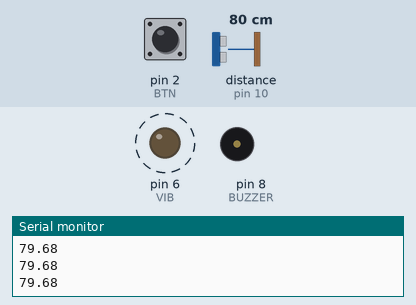
Simulated run of this sketch. Board: Arduino Uno, built with avr-gcc and run on an emulated ATmega328P. Parts: output pins drawn as LEDs (lit = HIGH), buzzer (waves = sounding), the last lines printed to the serial monitor. Wiring (inferred from the names in the program): ultrasonic range finder: trigger pin 9; echo pin 10. Dashed ring = blinking. The test bench sets the inputs (shaded band); at power-on: distance to the obstacle (sensor on pin 10) 80 cm, pin 2 (BTN) HIGH. The echo pulse lasts 58.3 µs per cm; pins used as bus, display or sensor lines are not drawn.

Above: at 1.2 s.
1.3 s: distance to the obstacle (sensor on pin 10) set to 55 cm
4.3 s: distance to the obstacle (sensor on pin 10) set to 46 cm
At 4.7 s:
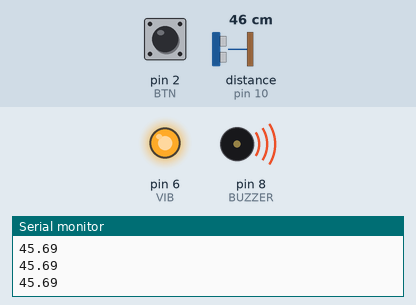
5.8 s: pin 2 (BTN) pulled LOW for 0.15 s
At 5.9 s:
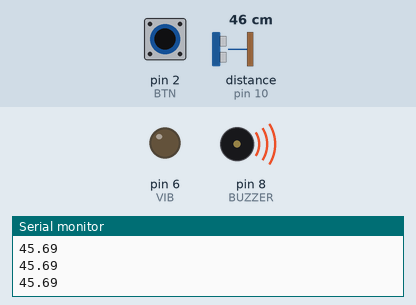
7.5 s: pin 2 (BTN) pulled LOW for 3.2 s
At 11.5 s:
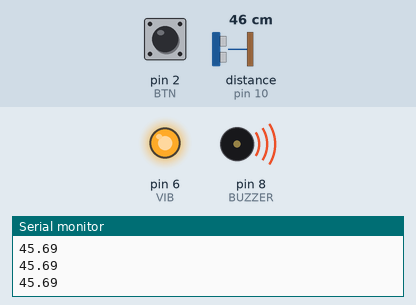
12.2 s: distance to the obstacle (sensor on pin 10) set to 4 cm
13.7 s: distance to the obstacle (sensor on pin 10) set to 2 cm
At 14.1 s:
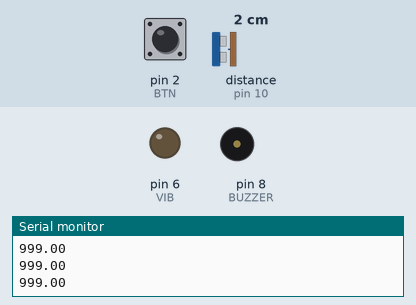
Timing chart, 0 to 16.2 s (numbered marks = the images above; inputs shaded):
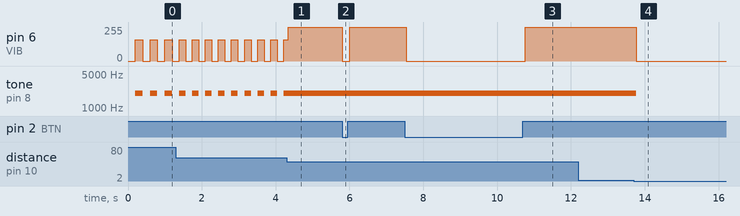

Measured:
- the behaviour switches between 51 and 50 cm on distance to the obstacle (sensor on pin 10) (found by bisection; images 0 and 1)
- the behaviour switches between 3 and 2 cm on distance to the obstacle (sensor on pin 10) (found by bisection; images 3 and 4)
- after the input at 4.3 s, tone on pin 8 (BUZZER): stops changing and stays 2000 Hz
- after the input at 5.8 s, pin 6 (VIB): 255/255 → 0/255 at once, → 255/255 0.20 s later
- after the input at 7.5 s, pin 6 (VIB): 255/255 → 0/255 at once, → 255/255 3.2 s later
- after the input at 13.7 s, pin 6 (VIB): 255/255 → 0/255 after 0.07 s; tone on pin 8 (BUZZER): 2000 Hz → silent after 0.07 s
- by itself, pin 6 (VIB): alternates 160/255 for 0.18 s and 0/255 for 0.18 s
- by itself, tone on pin 8 (BUZZER): alternates 2000 Hz for 0.18 s and silent for 0.18 s

The sketch:

SmartBlindStick.ino
```cpp
/*
  Smart Blind Stick  (Arduino Nano/Uno + HC-SR04 + buzzer + vibration motor)

  Distance zones:
    > 150 cm : silent
    100-150  : slow beeps
    50-100   : fast beeps
    < 50 cm  : continuous tone + strong vibration
  A median filter over 5 readings removes ultrasonic spikes.
  Optional "find my stick" button: press to sound the buzzer.
*/

// ---------- Pins ----------
const uint8_t TRIG   = 9;
const uint8_t ECHO   = 10;
const uint8_t BUZZER = 8;     // active or passive buzzer
const uint8_t VIB    = 6;     // vibration motor via NPN transistor (PWM pin)
const uint8_t BTN    = 2;     // optional locate button to GND

// ---------- Distance thresholds (cm) ----------
const float NEAR_CM = 50;
const float MID_CM  = 100;
const float FAR_CM  = 150;

const unsigned int TONE_HZ = 2000;

// Single ultrasonic reading in cm, or -1 if no echo
float readCm() {
  digitalWrite(TRIG, LOW);  delayMicroseconds(2);
  digitalWrite(TRIG, HIGH); delayMicroseconds(10);
  digitalWrite(TRIG, LOW);
  unsigned long us = pulseIn(ECHO, HIGH, 25000UL);   // ~4 m timeout
  if (us == 0) return -1;
  return us * 0.0343f / 2.0f;
}

// Median of 5 valid readings; returns 999 if nothing detected
float distanceCm() {
  float v[5];
  uint8_t n = 0;
  for (uint8_t i = 0; i < 5; i++) {
    float d = readCm();
    if (d > 2 && d < 400) v[n++] = d;
    delay(8);
  }
  if (n == 0) return 999;
  for (uint8_t i = 1; i < n; i++) {                  // insertion sort
    float key = v[i]; int j = i - 1;
    while (j >= 0 && v[j] > key) { v[j + 1] = v[j]; j--; }
    v[j + 1] = key;
  }
  return v[n / 2];
}

void alertOff() { noTone(BUZZER); analogWrite(VIB, 0); }
void alertOn(uint8_t vibStrength) { tone(BUZZER, TONE_HZ); analogWrite(VIB, vibStrength); }

void setup() {
  pinMode(TRIG, OUTPUT);
  pinMode(ECHO, INPUT);
  pinMode(BUZZER, OUTPUT);
  pinMode(VIB, OUTPUT);
  pinMode(BTN, INPUT_PULLUP);
  alertOff();
  Serial.begin(9600);
}

void loop() {
  static unsigned long lastToggle = 0;
  static bool beepOn = false;

  // Locate button overrides everything while held
  if (digitalRead(BTN) == LOW) {
    alertOn(0);
    return;
  }

  float d = distanceCm();
  Serial.println(d);

  if (d <= NEAR_CM) {
    alertOn(255);                         // continuous
    beepOn = true;
  } else if (d <= FAR_CM) {
    unsigned long interval = (d <= MID_CM) ? 150 : 400;
    if (millis() - lastToggle >= interval) {
      lastToggle = millis();
      beepOn = !beepOn;
    }
    if (beepOn) alertOn(160); else alertOff();
  } else {
    alertOff();
    beepOn = false;
  }
}
```
